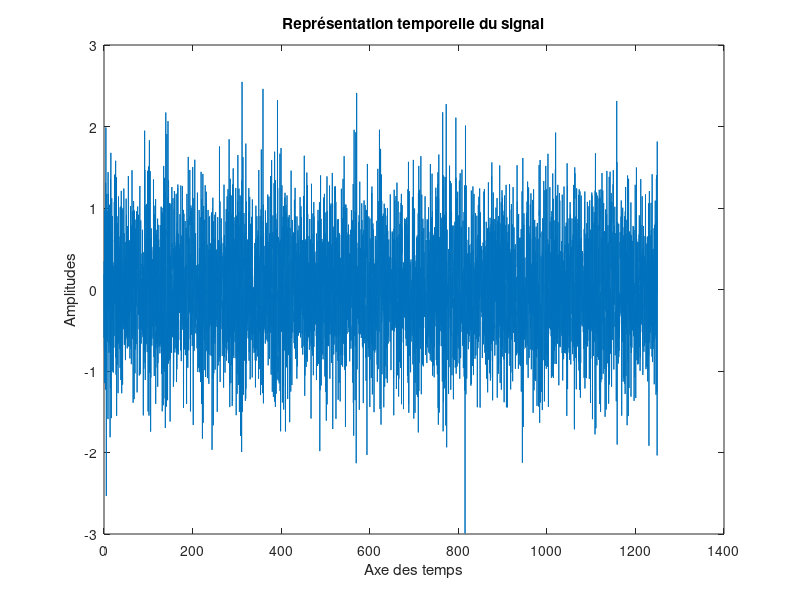

The MATLAB source for this figure: (Note: this script raises an error after producing the figure.)
clc
close all
clear all
addpath('../../src/Power spectrum/');

N=5000; %nombre d'echantillions
p=4; %ordre du processus AR
sigma=0.5; %variance du BBGC
m=0; %centré
Fe=4;
Te=1/Fe;
% axe des frequences
t=Te*(0:N-1);
% axe des frequences
n=2^nextpow2(N); % au cas ou on veut faire du padding
%f=-1/2:1/n:1/2-1/n; % freq normalisées
%f= -Fe/2:Fe/n:Fe/2-Fe/n;
f=0:Fe/N:Fe-Fe/N;

%géneration des poles
 theta=[7*pi/9,2*pi/9];
 R=[0.9 0.9 0.98 ];
 p1=R(1)*exp(1j*theta(1));
 p2=R(2)*exp(1j*theta(2));
 P=[p1,p2,conj(p1),conj(p2)];
 % génération du signal
 nom=[1,0,0,0,0];
 denom=poly(P);
 b=m+sigma*randn(1,N);% bruit blanc gaussien
 p_ar=filter(nom,denom,b); % processus AR ( signal à traiter)
 
  figure(1)
  plot(t,p_ar);
  xlabel('Axe des temps');
  ylabel('Amplitudes');
  title('Représentation temporelle du signal');
 
%% approche LPC
 dsp1=LPC(f,p_ar,sigma,p,Fe); %ne pas oublier de mettre Fe à  1 si on travaille en frequences normalisées
%Calcul d'air meth des rectangles
  p_LF11=aire_rec(f,dsp1,0.04,0.15);
  p_HF12=aire_rec(f,dsp1,0.15,0.4);
  R1=p_HF12/p_LF11;
%Calcul d'air meth des trapèzes 
  p_LF21=aire_trapeze(f,dsp1,0.04,0.15);
  p_HF22=aire_trapeze(f,dsp1,0.15,0.4);
  R2=p_HF22/p_LF21;
%% approche fft
  dsp2=wiener(f,p_ar,N);
%Calcul d'air meth des rectangles
 p_LF13=aire_rec(f,dsp2,0.04,0.15);
 p_HF14=aire_rec(f,dsp2,0.15,0.4);
 R3=p_HF14/p_LF13;
%Calcul d'air meth des trapèzes 
  p_LF23=aire_trapeze(f,dsp2,0.04,0.15);
  p_HF24=aire_trapeze(f,dsp2,0.15,0.4);
  R4=p_HF24/p_LF23;
% Verification des resultats
PW1=bandpower(abs(p_ar),f,'psd'); % puissance véhiculée dans tout le signal calculé par matlab
PW2=aire_rec(f,dsp1,0,Fe-Fe/N);
PW3=aire_rec(f,dsp2,0,Fe-Fe/N);

fprintf('puissance véhiculée dans tout le signal calculé par matlab: %d \n',PW1);
fprintf('puissance véhiculée dans tout le signal (LPC): %d \n',PW2);
fprintf('puissance véhiculée dans tout le signal (Wiener Khinchin): %d \n',PW3);